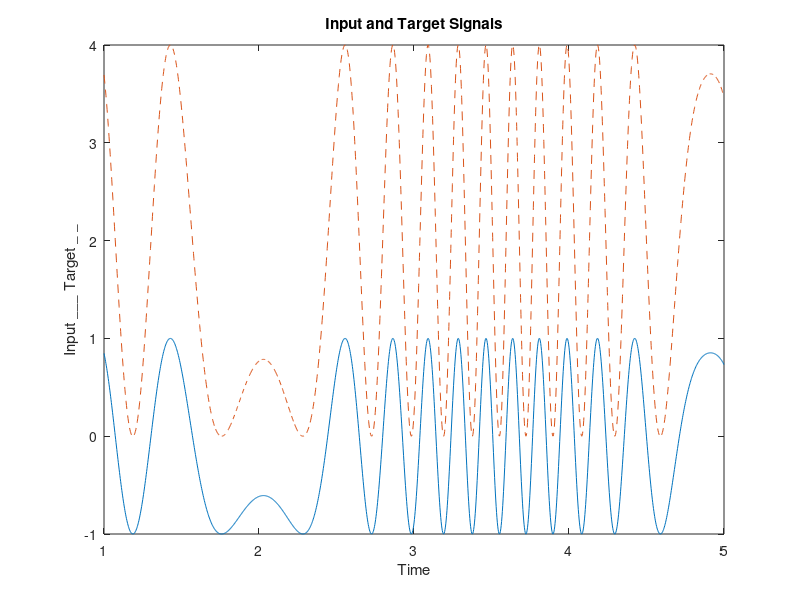

Write the MATLAB code that produced this figure. (Note: this script raises an error after producing the figure.)
% Editor : Sayed Abulhasan Quadri ,Research Associate 
% CEDEC , USM , Malaysia 
% Adaptive linear layer
% INITLIN - Initializes a linear layer.
% ADAPTWH - Trains a linear layer with Widrow-Hoff rule.
% Using the above functions a linear neuron is allowed to adapt so that, given one signal, it can predict
% a second signal.
% DEFINING A WAVE FORM
% TIME defines the time steps of this simulation.
% time = 1:0.0025:5;
% P defines a signal over these time steps:
% P = sin(sin(time).*time*10);
% T is a signal which is linearly related to P:
% T = P * 2 + 2;
% PLOTTING THE SIGNALS
% Here is how the two signals are plotted:
% plot(time,P,time,T,'--')
% title('Input and Target Signals')
% xlabel('Time')
% ylabel('Input ___ Target _ _')
% DEFINE THE NETWORK
% [w,b] = initlin(P,T)
% ADAPTING THE LINEAR NEURON
% ADAPTWH simulates adaptive linear neurons. It takes initial weights and biases, an input signal,
% and a target signal, and filters the signal adaptively. The output signal and the error signal are
% returned, along with new weights and biases.
% lr = 0.01; Learning rate.
% [a,e,w,b] = adaptwh(w,b,P,T,lr);
% PLOTTING THE OUTPUT SIGNAL
% Here the output signal of the linear neuron is plotted with the target signal.
% plot(time,a,time,T,'--')
% title('Output and Target Signals')
% xlabel('Time')
% ylabel('Output ___ Target _ _')
% It does not take the adaptive neuron long to figure out how to generate the target signal.
% PLOTTING THE ERROR SIGNAL
% A plot of the difference between the neurons output signal and the target shows how well the
% adaptive neurons works.
% plot(time,e)
% hold on
% plot([min(time) max(time)],[0 0],':r')
% hold off
% title('Error Signal')
% xlabel('Time')
% ylabel('Error')
% program starts here 

time = 1:0.0025:5;
P = sin(sin(time).*time*10);
T = P * 2 + 2;
figure
plot(time,P,time,T,'--')
title('Input and Target Signals')
xlabel('Time')
ylabel('Input ___ Target _ _')
[w,b] = initlin(P,T)
lr = 0.01; 
[a,e,w,b] = adaptwh(w,b,P,T,lr);
figure
plot(time,a,time,T,'--')
title('Output and Target Signals')
xlabel('Time')
ylabel('Output ___ Target _ _')
figure
plot(time,e)
hold on
plot([min(time) max(time)],[0 0],':r')
hold off
title('Error Signal')
xlabel('Time')
ylabel('Error')